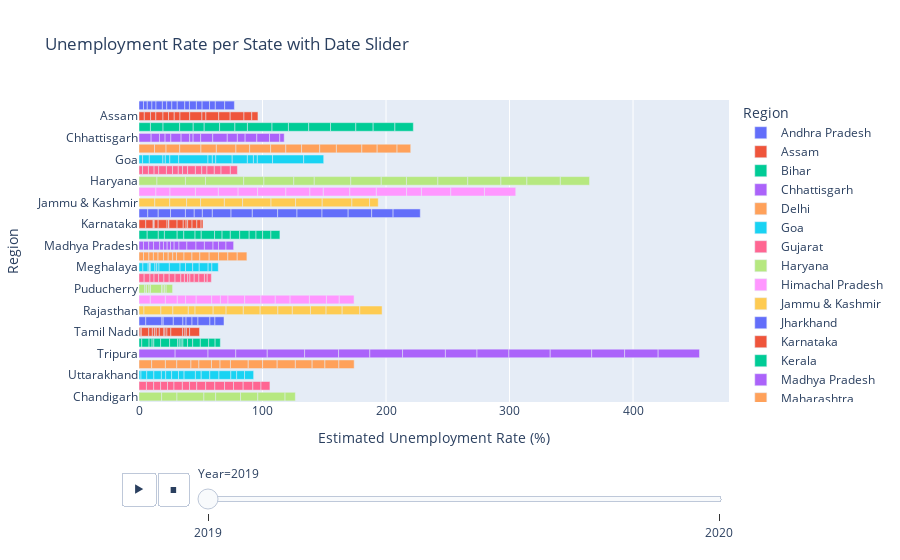

Notebook cell for this chart:
### Code cell
fig = px.bar(df,y='Region',x='Estimated Unemployment Rate (%)', color='Region', animation_frame=str('Year'), 
title="Unemployment Rate per State with Date Slider",template='plotly')
fig.update_layout(xaxis={'categoryorder':'total descending'})
fig.show()

### Figure 1 — Plotly figure (JSON) as saved in the notebook; plotly's stock layout.template omitted (floating-point values rounded to 4 significant figures)
{"data": [{"alignmentgroup": "True", "hovertemplate": "Region=%{y}<br>Year=2019<br>Estimated Unemployment Rate (%)=%{x}<extra></extra>", "legendgroup": "Andhra Pradesh", "marker": {"color": "#636efa", "pattern": {"shape": ""}}, "name": "Andhra Pradesh", "offsetgroup": "Andhra Pradesh", "orientation": "h", "showlegend": true, "textposition": "auto", "type": "bar", "x": [3.65, 3.05, 3.75, 3.32, 5.17, 3.52, 4.12, 4.38, 6.09, 3.8, 5.64, 4.61, 6.01, 4.7, 7.54, 7.88], "xaxis": "x", "y": ["Andhra Pradesh", "Andhra Pradesh", "Andhra Pradesh", "Andhra Pradesh", "Andhra Pradesh", "Andhra Pradesh", "Andhra Pradesh", "Andhra Pradesh", "Andhra Pradesh", "Andhra Pradesh", "Andhra Pradesh", "Andhra Pradesh", "Andhra Pradesh", "Andhra Pradesh", "Andhra Pradesh", "Andhra Pradesh"], "yaxis": "y"}, {"alignmentgroup": "True", "hovertemplate": "Region=%{y}<br>Year=2019<br>Estimated Unemployment Rate (%)=%{x}<extra></extra>", "legendgroup": "Assam", "marker": {"color": "#EF553B", "pattern": {"shape": ""}}, "name": "Assam", "offsetgroup": "Assam", "orientation": "h", "showlegend": true, "textposition": "auto", "type": "bar", "x": [4.29, 5.08, 4.26, 5.79, 4.46, 4.65, 4.66, 7.87, 9.89, 3.21, 10.39, 9.26, 11.17, 6.31, 5.02], "xaxis": "x", "y": ["Assam", "Assam", "Assam", "Assam", "Assam", "Assam", "Assam", "Assam", "Assam", "Assam", "Assam", "Assam", "Assam", "Assam", "Assam"], "yaxis": "y"}, {"alignmentgroup": "True", "hovertemplate": "Region=%{y}<br>Year=2019<br>Estimated Unemployment Rate (%)=%{x}<extra></extra>", "legendgroup": "Bihar", "marker": {"color": "#00cc96", "pattern": {"shape": ""}}, "name": "Bihar", "offsetgroup": "Bihar", "orientation": "h", "showlegend": true, "textposition": "auto", "type": "bar", "x": [9.27, 10.2, 13.44, 11, 8.87, 12.47, 12.4, 10.16, 19.9, 13.29, 16.41, 17.66, 20.46, 14.06, 17.62, 14.91], "xaxis": "x", "y": ["Bihar", "Bihar", "Bihar", "Bihar", "Bihar", "Bihar", "Bihar", "Bihar", "Bihar", "Bihar", "Bihar", "Bihar", "Bihar", "Bihar", "Bihar", "Bihar"], "yaxis": "y"}, {"alignmentgroup": "True", "hovertemplate": "Region=%{y}<br>Year=2019<br>Estimated Unemployment Rate (%)=%{x}<extra></extra>", "legendgroup": "Chhattisgarh", "marker": {"color": "#ab63fa", "pattern": {"shape": ""}}, "name": "Chhattisgarh", "offsetgroup": "Chhattisgarh", "orientation": "h", "showlegend": true, "textposition": "auto", "type": "bar", "x": [9.82, 6.76, 4.54, 4.64, 8.33, 6.96, 2.77, 6.11, 9.77, 11.77, 8.17, 6.29, 9.46, 10.27, 8.32, 3.57], "xaxis": "x", "y": ["Chhattisgarh", "Chhattisgarh", "Chhattisgarh", "Chhattisgarh", "Chhattisgarh", "Chhattisgarh", "Chhattisgarh", "Chhattisgarh", "Chhattisgarh", "Chhattisgarh", "Chhattisgarh", "Chhattisgarh", "Chhattisgarh", "Chhattisgarh", "Chhattisgarh", "Chhattisgarh"], "yaxis": "y"}, {"alignmentgroup": "True", "hovertemplate": "Region=%{y}<br>Year=2019<br>Estimated Unemployment Rate (%)=%{x}<extra></extra>", "legendgroup": "Delhi", "marker": {"color": "#FFA15A", "pattern": {"shape": ""}}, "name": "Delhi", "offsetgroup": "Delhi", "orientation": "h", "showlegend": true, "textposition": "auto", "type": "bar", "x": [12.56, 9.33, 11.07, 17.18, 12.5, 15.84, 11.11, 16.97, 12.31, 12.76, 14.68, 13.52, 20.59, 12.41, 16.11, 11.07], "xaxis": "x", "y": ["Delhi", "Delhi", "Delhi", "Delhi", "Delhi", "Delhi", "Delhi", "Delhi", "Delhi", "Delhi", "Delhi", "Delhi", "Delhi", "Delhi", "Delhi", "Delhi"], "yaxis": "y"}, {"alignmentgroup": "True", "hovertemplate": "Region=%{y}<br>Year=2019<br>Estimated Unemployment Rate (%)=%{x}<extra></extra>", "legendgroup": "Goa", "marker": {"color": "#19d3f3", "pattern": {"shape": ""}}, "name": "Goa", "offsetgroup": "Goa", "orientation": "h", "showlegend": true, "textposition": "auto", "type": "bar", "x": [2.91, 5.45, 10.98, 1.98, 3.61, 7.21, 23.71, 3.54, 2.75, 13.33, 12.28, 4.9, 3.16, 12.31, 25.2, 16.22], "xaxis": "x", "y": ["Goa", "Goa", "Goa", "Goa", "Goa", "Goa", "Goa", "Goa", "Goa", "Goa", "Goa", "Goa", "Goa", "Goa", "Goa", "Goa"], "yaxis": "y"}, {"alignmentgroup": "True", "hovertemplate": "Region=%{y}<br>Year=2019<br>Estimated Unemployment Rate (%)=%{x}<extra></extra>", "legendgroup": "Gujarat", "marker": {"color": "#FF6692", "pattern": {"shape": ""}}, "name": "Gujarat", "offsetgroup": "Gujarat", "orientation": "h", "showlegend": true, "textposition": "auto", "type": "bar", "x": [2.88, 4.77, 4.58, 3.7, 6.29, 4.91, 4.68, 3.46, 4.09, 6.31, 5.15, 4.2, 5.96, 5.45, 7.53, 5.71], "xaxis": "x", "y": ["Gujarat", "Gujarat", "Gujarat", "Gujarat", "Gujarat", "Gujarat", "Gujarat", "Gujarat", "Gujarat", "Gujarat", "Gujarat", "Gujarat", "Gujarat", "Gujarat", "Gujarat", "Gujarat"], "yaxis": "y"}, {"alignmentgroup": "True", "hovertemplate": "Region=%{y}<br>Year=2019<br>Estimated Unemployment Rate (%)=%{x}<extra></extra>", "legendgroup": "Haryana", "marker": {"color": "#B6E880", "pattern": {"shape": ""}}, "name": "Haryana", "offsetgroup": "Haryana", "orientation": "h", "showlegend": true, "textposition": "auto", "type": "bar", "x": [14.54, 23.08, 16.22, 30.94, 16.36, 24.17, 16.59, 29.56, 24.67, 20.42, 25.45, 24.19, 26.84, 21.04, 27.06, 23.65], "xaxis": "x", "y": ["Haryana", "Haryana", "Haryana", "Haryana", "Haryana", "Haryana", "Haryana", "Haryana", "Haryana", "Haryana", "Haryana", "Haryana", "Haryana", "Haryana", "Haryana", "Haryana"], "yaxis": "y"}, {"alignmentgroup": "True", "hovertemplate": "Region=%{y}<br>Year=2019<br>Estimated Unemployment Rate (%)=%{x}<extra></extra>", "legendgroup": "Himachal Pradesh", "marker": {"color": "#FF97FF", "pattern": {"shape": ""}}, "name": "Himachal Pradesh", "offsetgroup": "Himachal Pradesh", "orientation": "h", "showlegend": true, "textposition": "auto", "type": "bar", "x": [13.68, 11.43, 20.59, 18.56, 15.98, 15.81, 22.86, 19.46, 10.88, 21.43, 21.51, 24.48, 12, 23.77, 27.27, 25.32], "xaxis": "x", "y": ["Himachal Pradesh", "Himachal Pradesh", "Himachal Pradesh", "Himachal Pradesh", "Himachal Pradesh", "Himachal Pradesh", "Himachal Pradesh", "Himachal Pradesh", "Himachal Pradesh", "Himachal Pradesh", "Himachal Pradesh", "Himachal Pradesh", "Himachal Pradesh", "Himachal Pradesh", "Himachal Pradesh", "Himachal Pradesh"], "yaxis": "y"}, {"alignmentgroup": "True", "hovertemplate": "Region=%{y}<br>Year=2019<br>Estimated Unemployment Rate (%)=%{x}<extra></extra>", "legendgroup": "Jammu & Kashmir", "marker": {"color": "#FECB52", "pattern": {"shape": ""}}, "name": "Jammu & Kashmir", "offsetgroup": "Jammu & Kashmir", "orientation": "h", "showlegend": true, "textposition": "auto", "type": "bar", "x": [12.78, 12.09, 13.67, 11.32, 19.27, 14.73, 23.04, 19.88, 21.55, 24.06, 14.29, 7.02], "xaxis": "x", "y": ["Jammu & Kashmir", "Jammu & Kashmir", "Jammu & Kashmir", "Jammu & Kashmir", "Jammu & Kashmir", "Jammu & Kashmir", "Jammu & Kashmir", "Jammu & Kashmir", "Jammu & Kashmir", "Jammu & Kashmir", "Jammu & Kashmir", "Jammu & Kashmir"], "yaxis": "y"}, {"alignmentgroup": "True", "hovertemplate": "Region=%{y}<br>Year=2019<br>Estimated Unemployment Rate (%)=%{x}<extra></extra>", "legendgroup": "Jharkhand", "marker": {"color": "#636efa", "pattern": {"shape": ""}}, "name": "Jharkhand", "offsetgroup": "Jharkhand", "orientation": "h", "showlegend": true, "textposition": "auto", "type": "bar", "x": [7.11, 8.46, 9.98, 12.06, 7.12, 6.57, 8.07, 15.15, 17.23, 20.51, 15.67, 20.25, 21.16, 19.05, 17.34, 22.01], "xaxis": "x", "y": ["Jharkhand", "Jharkhand", "Jharkhand", "Jharkhand", "Jharkhand", "Jharkhand", "Jharkhand", "Jharkhand", "Jharkhand", "Jharkhand", "Jharkhand", "Jharkhand", "Jharkhand", "Jharkhand", "Jharkhand", "Jharkhand"], "yaxis": "y"}, {"alignmentgroup": "True", "hovertemplate": "Region=%{y}<br>Year=2019<br>Estimated Unemployment Rate (%)=%{x}<extra></extra>", "legendgroup": "Karnataka", "marker": {"color": "#EF553B", "pattern": {"shape": ""}}, "name": "Karnataka", "offsetgroup": "Karnataka", "orientation": "h", "showlegend": true, "textposition": "auto", "type": "bar", "x": [5.46, 5.98, 0.52, 0.37, 3.2, 7.13, 1.19, 0.41, 6.56, 5, 2.29, 1.27, 3.57, 3.87, 3.44, 1.56], "xaxis": "x", "y": ["Karnataka", "Karnataka", "Karnataka", "Karnataka", "Karnataka", "Karnataka", "Karnataka", "Karnataka", "Karnataka", "Karnataka", "Karnataka", "Karnataka", "Karnataka", "Karnataka", "Karnataka", "Karnataka"], "yaxis": "y"}, {"alignmentgroup": "True", "hovertemplate": "Region=%{y}<br>Year=2019<br>Estimated Unemployment Rate (%)=%{x}<extra></extra>", "legendgroup": "Kerala", "marker": {"color": "#00cc96", "pattern": {"shape": ""}}, "name": "Kerala", "offsetgroup": "Kerala", "orientation": "h", "showlegend": true, "textposition": "auto", "type": "bar", "x": [6.63, 9, 4.95, 10.32, 5.35, 9.14, 5, 10.77, 6.11, 6.67, 7.58, 7.69, 5.52, 5.35, 6.71, 7.31], "xaxis": "x", "y": ["Kerala", "Kerala", "Kerala", "Kerala", "Kerala", "Kerala", "Kerala", "Kerala", "Kerala", "Kerala", "Kerala", "Kerala", "Kerala", "Kerala", "Kerala", "Kerala"], "yaxis": "y"}, {"alignmentgroup": "True", "hovertemplate": "Region=%{y}<br>Year=2019<br>Estimated Unemployment Rate (%)=%{x}<extra></extra>", "legendgroup": "Madhya Pradesh", "marker": {"color": "#ab63fa", "pattern": {"shape": ""}}, "name": "Madhya Pradesh", "offsetgroup": "Madhya Pradesh", "orientation": "h", "showlegend": true, "textposition": "auto", "type": "bar", "x": [3.63, 4.25, 3.92, 4.94, 3.08, 2.98, 2.72, 2.94, 3.91, 6.38, 7.38, 6.82, 7, 4.4, 6.06, 6.2], "xaxis": "x", "y": ["Madhya Pradesh", "Madhya Pradesh", "Madhya Pradesh", "Madhya Pradesh", "Madhya Pradesh", "Madhya Pradesh", "Madhya Pradesh", "Madhya Pradesh", "Madhya Pradesh", "Madhya Pradesh", "Madhya Pradesh", "Madhya Pradesh", "Madhya Pradesh", "Madhya Pradesh", "Madhya Pradesh", "Madhya Pradesh"], "yaxis": "y"}, {"alignmentgroup": "True", "hovertemplate": "Region=%{y}<br>Year=2019<br>Estimated Unemployment Rate (%)=%{x}<extra></extra>", "legendgroup": "Maharashtra", "marker": {"color": "#FFA15A", "pattern": {"shape": ""}}, "name": "Maharashtra", "offsetgroup": "Maharashtra", "orientation": "h", "showlegend": true, "textposition": "auto", "type": "bar", "x": [3.67, 4.34, 3.66, 3.76, 4.4, 3.81, 3.68, 3.03, 6.08, 6.46, 6.35, 7.57, 7.6, 7.51, 7.6, 7.83], "xaxis": "x", "y": ["Maharashtra", "Maharashtra", "Maharashtra", "Maharashtra", "Maharashtra", "Maharashtra", "Maharashtra", "Maharashtra", "Maharashtra", "Maharashtra", "Maharashtra", "Maharashtra", "Maharashtra", "Maharashtra", "Maharashtra", "Maharashtra"], "yaxis": "y"}, {"alignmentgroup": "True", "hovertemplate": "Region=%{y}<br>Year=2019<br>Estimated Unemployment Rate (%)=%{x}<extra></extra>", "legendgroup": "Meghalaya", "marker": {"color": "#19d3f3", "pattern": {"shape": ""}}, "name": "Meghalaya", "offsetgroup": "Meghalaya", "orientation": "h", "showlegend": true, "textposition": "auto", "type": "bar", "x": [3.16, 4.23, 1.03, 0.52, 0.24, 3.7, 1.5, 1.8, 8.4, 8.66, 4.43, 5.8, 5.3, 7.2, 3.02, 5.21], "xaxis": "x", "y": ["Meghalaya", "Meghalaya", "Meghalaya", "Meghalaya", "Meghalaya", "Meghalaya", "Meghalaya", "Meghalaya", "Meghalaya", "Meghalaya", "Meghalaya", "Meghalaya", "Meghalaya", "Meghalaya", "Meghalaya", "Meghalaya"], "yaxis": "y"}, {"alignmentgroup": "True", "hovertemplate": "Region=%{y}<br>Year=2019<br>Estimated Unemployment Rate (%)=%{x}<extra></extra>", "legendgroup": "Odisha", "marker": {"color": "#FF6692", "pattern": {"shape": ""}}, "name": "Odisha", "offsetgroup": "Odisha", "orientation": "h", "showlegend": true, "textposition": "auto", "type": "bar", "x": [4.17, 4.71, 3.31, 3.68, 4.31, 4.28, 4.72, 4.67, 2.95, 2.63, 1.78, 3.5, 3.78, 4.5, 2.23, 3.36], "xaxis": "x", "y": ["Odisha", "Odisha", "Odisha", "Odisha", "Odisha", "Odisha", "Odisha", "Odisha", "Odisha", "Odisha", "Odisha", "Odisha", "Odisha", "Odisha", "Odisha", "Odisha"], "yaxis": "y"}, {"alignmentgroup": "True", "hovertemplate": "Region=%{y}<br>Year=2019<br>Estimated Unemployment Rate (%)=%{x}<extra></extra>", "legendgroup": "Puducherry", "marker": {"color": "#B6E880", "pattern": {"shape": ""}}, "name": "Puducherry", "offsetgroup": "Puducherry", "orientation": "h", "showlegend": true, "textposition": "auto", "type": "bar", "x": [0, 0, 0, 4.85, 0, 1.18, 0, 1.99, 1.25, 0, 0, 8.95, 1.22, 1.17, 1.37, 5.21], "xaxis": "x", "y": ["Puducherry", "Puducherry", "Puducherry", "Puducherry", "Puducherry", "Puducherry", "Puducherry", "Puducherry", "Puducherry", "Puducherry", "Puducherry", "Puducherry", "Puducherry", "Puducherry", "Puducherry", "Puducherry"], "yaxis": "y"}, {"alignmentgroup": "True", "hovertemplate": "Region=%{y}<br>Year=2019<br>Estimated Unemployment Rate (%)=%{x}<extra></extra>", "legendgroup": "Punjab", "marker": {"color": "#FF97FF", "pattern": {"shape": ""}}, "name": "Punjab", "offsetgroup": "Punjab", "orientation": "h", "showlegend": true, "textposition": "auto", "type": "bar", "x": [9.17, 12.21, 9.64, 6.69, 8.59, 12.56, 7.07, 6.13, 13.49, 13.17, 11.61, 11.99, 15.69, 13.75, 10.39, 11.97], "xaxis": "x", "y": ["Punjab", "Punjab", "Punjab", "Punjab", "Punjab", "Punjab", "Punjab", "Punjab", "Punjab", "Punjab", "Punjab", "Punjab", "Punjab", "Punjab", "Punjab", "Punjab"], "yaxis": "y"}, {"alignmentgroup": "True", "hovertemplate": "Region=%{y}<br>Year=2019<br>Estimated Unemployment Rate (%)=%{x}<extra></extra>", "legendgroup": "Rajasthan", "marker": {"color": "#FECB52", "pattern": {"shape": ""}}, "name": "Rajasthan", "offsetgroup": "Rajasthan", "orientation": "h", "showlegend": true, "textposition": "auto", "type": "bar", "x": [4.03, 13.7, 9.7, 12.5, 5.45, 14.66, 10.47, 13.96, 13.62, 14.36, 11.67, 14.71, 12.63, 13.02, 14.3, 18.04], "xaxis": "x", "y": ["Rajasthan", "Rajasthan", "Rajasthan", "Rajasthan", "Rajasthan", "Rajasthan", "Rajasthan", "Rajasthan", "Rajasthan", "Rajasthan", "Rajasthan", "Rajasthan", "Rajasthan", "Rajasthan", "Rajasthan", "Rajasthan"], "yaxis": "y"}, {"alignmentgroup": "True", "hovertemplate": "Region=%{y}<br>Year=2019<br>Estimated Unemployment Rate (%)=%{x}<extra></extra>", "legendgroup": "Sikkim", "marker": {"color": "#636efa", "pattern": {"shape": ""}}, "name": "Sikkim", "offsetgroup": "Sikkim", "orientation": "h", "showlegend": true, "textposition": "auto", "type": "bar", "x": [5.48, 13.11, 1, 8.2, 7.76, 2.56, 4.82, 4.81, 9.68, 4.04, 7.37], "xaxis": "x", "y": ["Sikkim", "Sikkim", "Sikkim", "Sikkim", "Sikkim", "Sikkim", "Sikkim", "Sikkim", "Sikkim", "Sikkim", "Sikkim"], "yaxis": "y"}, {"alignmentgroup": "True", "hovertemplate": "Region=%{y}<br>Year=2019<br>Estimated Unemployment Rate (%)=%{x}<extra></extra>", "legendgroup": "Tamil Nadu", "marker": {"color": "#EF553B", "pattern": {"shape": ""}}, "name": "Tamil Nadu", "offsetgroup": "Tamil Nadu", "orientation": "h", "showlegend": true, "textposition": "auto", "type": "bar", "x": [0.97, 0.92, 6.01, 2.91, 1.71, 1.46, 2.46, 3.73, 0.89, 1.56, 3.18, 9.53, 1.86, 1.13, 2.65, 8.05], "xaxis": "x", "y": ["Tamil Nadu", "Tamil Nadu", "Tamil Nadu", "Tamil Nadu", "Tamil Nadu", "Tamil Nadu", "Tamil Nadu", "Tamil Nadu", "Tamil Nadu", "Tamil Nadu", "Tamil Nadu", "Tamil Nadu", "Tamil Nadu", "Tamil Nadu", "Tamil Nadu", "Tamil Nadu"], "yaxis": "y"}, {"alignmentgroup": "True", "hovertemplate": "Region=%{y}<br>Year=2019<br>Estimated Unemployment Rate (%)=%{x}<extra></extra>", "legendgroup": "Telangana", "marker": {"color": "#00cc96", "pattern": {"shape": ""}}, "name": "Telangana", "offsetgroup": "Telangana", "orientation": "h", "showlegend": true, "textposition": "auto", "type": "bar", "x": [2.23, 5.92, 2.45, 1.4, 5.49, 7.29, 6.47, 1.35, 1.52, 1.43, 3.73, 4.19, 6.19, 6.74, 5.23, 4.22], "xaxis": "x", "y": ["Telangana", "Telangana", "Telangana", "Telangana", "Telangana", "Telangana", "Telangana", "Telangana", "Telangana", "Telangana", "Telangana", "Telangana", "Telangana", "Telangana", "Telangana", "Telangana"], "yaxis": "y"}, {"alignmentgroup": "True", "hovertemplate": "Region=%{y}<br>Year=2019<br>Estimated Unemployment Rate (%)=%{x}<extra></extra>", "legendgroup": "Tripura", "marker": {"color": "#ab63fa", "pattern": {"shape": ""}}, "name": "Tripura", "offsetgroup": "Tripura", "orientation": "h", "showlegend": true, "textposition": "auto", "type": "bar", "x": [29.25, 26.64, 22.47, 25.49, 30.23, 27.54, 25.25, 26.53, 34.69, 25.59, 25.81, 33.45, 33.57, 26.67, 27.15, 33.48], "xaxis": "x", "y": ["Tripura", "Tripura", "Tripura", "Tripura", "Tripura", "Tripura", "Tripura", "Tripura", "Tripura", "Tripura", "Tripura", "Tripura", "Tripura", "Tripura", "Tripura", "Tripura"], "yaxis": "y"}, {"alignmentgroup": "True", "hovertemplate": "Region=%{y}<br>Year=2019<br>Estimated Unemployment Rate (%)=%{x}<extra></extra>", "legendgroup": "Uttar Pradesh", "marker": {"color": "#FFA15A", "pattern": {"shape": ""}}, "name": "Uttar Pradesh", "offsetgroup": "Uttar Pradesh", "orientation": "h", "showlegend": true, "textposition": "auto", "type": "bar", "x": [10.26, 11.13, 9.19, 11.47, 6.45, 10.18, 6.94, 8.43, 14.4, 11.62, 11.8, 14.73, 13.58, 10.35, 11.31, 12.37], "xaxis": "x", "y": ["Uttar Pradesh", "Uttar Pradesh", "Uttar Pradesh", "Uttar Pradesh", "Uttar Pradesh", "Uttar Pradesh", "Uttar Pradesh", "Uttar Pradesh", "Uttar Pradesh", "Uttar Pradesh", "Uttar Pradesh", "Uttar Pradesh", "Uttar Pradesh", "Uttar Pradesh", "Uttar Pradesh", "Uttar Pradesh"], "yaxis": "y"}, {"alignmentgroup": "True", "hovertemplate": "Region=%{y}<br>Year=2019<br>Estimated Unemployment Rate (%)=%{x}<extra></extra>", "legendgroup": "Uttarakhand", "marker": {"color": "#19d3f3", "pattern": {"shape": ""}}, "name": "Uttarakhand", "offsetgroup": "Uttarakhand", "orientation": "h", "showlegend": true, "textposition": "auto", "type": "bar", "x": [1.63, 4.65, 5.74, 6.11, 3.47, 4.83, 5.56, 4.52, 9.17, 4.69, 6.94, 7.43, 9.62, 4.72, 6.34, 7.39], "xaxis": "x", "y": ["Uttarakhand", "Uttarakhand", "Uttarakhand", "Uttarakhand", "Uttarakhand", "Uttarakhand", "Uttarakhand", "Uttarakhand", "Uttarakhand", "Uttarakhand", "Uttarakhand", "Uttarakhand", "Uttarakhand", "Uttarakhand", "Uttarakhand", "Uttarakhand"], "yaxis": "y"}, {"alignmentgroup": "True", "hovertemplate": "Region=%{y}<br>Year=2019<br>Estimated Unemployment Rate (%)=%{x}<extra></extra>", "legendgroup": "West Bengal", "marker": {"color": "#FF6692", "pattern": {"shape": ""}}, "name": "West Bengal", "offsetgroup": "West Bengal", "orientation": "h", "showlegend": true, "textposition": "auto", "type": "bar", "x": [6.02, 5.85, 5.62, 5.58, 5.26, 6.78, 5.83, 5.79, 7.25, 7.38, 7.91, 7.27, 7.79, 7.83, 6.61, 7.24], "xaxis": "x", "y": ["West Bengal", "West Bengal", "West Bengal", "West Bengal", "West Bengal", "West Bengal", "West Bengal", "West Bengal", "West Bengal", "West Bengal", "West Bengal", "West Bengal", "West Bengal", "West Bengal", "West Bengal", "West Bengal"], "yaxis": "y"}, {"alignmentgroup": "True", "hovertemplate": "Region=%{y}<br>Year=2019<br>Estimated Unemployment Rate (%)=%{x}<extra></extra>", "legendgroup": "Chandigarh", "marker": {"color": "#B6E880", "pattern": {"shape": ""}}, "name": "Chandigarh", "offsetgroup": "Chandigarh", "orientation": "h", "showlegend": true, "textposition": "auto", "type": "bar", "x": [18.35, 12.4, 21.8, 9.52, 20.14, 13.99, 22.05, 8.33], "xaxis": "x", "y": ["Chandigarh", "Chandigarh", "Chandigarh", "Chandigarh", "Chandigarh", "Chandigarh", "Chandigarh", "Chandigarh"], "yaxis": "y"}], "layout": {"barmode": "relative", "legend": {"title": {"text": "Region"}, "tracegroupgap": 0}, "sliders": [{"active": 0, "currentvalue": {"prefix": "Year="}, "len": 0.9, "pad": {"b": 10, "t": 60}, "steps": [{"args": [["2019"], {"frame": {"duration": 0, "redraw": true}, "fromcurrent": true, "mode": "immediate", "transition": {"duration": 0, "easing": "linear"}}], "label": "2019", "method": "animate"}, {"args": [["2020"], {"frame": {"duration": 0, "redraw": true}, "fromcurrent": true, "mode": "immediate", "transition": {"duration": 0, "easing": "linear"}}], "label": "2020", "method": "animate"}], "x": 0.1, "xanchor": "left", "y": 0, "yanchor": "top"}], "title": {"text": "Unemployment Rate per State with Date Slider"}, "updatemenus": [{"buttons": [{"args": [null, {"frame": {"duration": 500, "redraw": true}, "fromcurrent": true, "mode": "immediate", "transition": {"duration": 500, "easing": "linear"}}], "label": "&#9654;", "method": "animate"}, {"args": [[null], {"frame": {"duration": 0, "redraw": true}, "fromcurrent": true, "mode": "immediate", "transition": {"duration": 0, "easing": "linear"}}], "label": "&#9724;", "method": "animate"}], "direction": "left", "pad": {"r": 10, "t": 70}, "showactive": false, "type": "buttons", "x": 0.1, "xanchor": "right", "y": 0, "yanchor": "top"}], "xaxis": {"anchor": "y", "categoryorder": "total descending", "domain": [0, 1], "title": {"text": "Estimated Unemployment Rate (%)"}}, "yaxis": {"anchor": "x", "categoryarray": ["Chandigarh", "West Bengal", "Uttarakhand", "Uttar Pradesh", "Tripura", "Telangana", "Tamil Nadu", "Sikkim", "Rajasthan", "Punjab", "Puducherry", "Odisha", "Meghalaya", "Maharashtra", "Madhya Pradesh", "Kerala", "Karnataka", "Jharkhand", "Jammu & Kashmir", "Himachal Pradesh", "Haryana", "Gujarat", "Goa", "Delhi", "Chhattisgarh", "Bihar", "Assam", "Andhra Pradesh"], "categoryorder": "array", "domain": [0, 1], "title": {"text": "Region"}}}}
